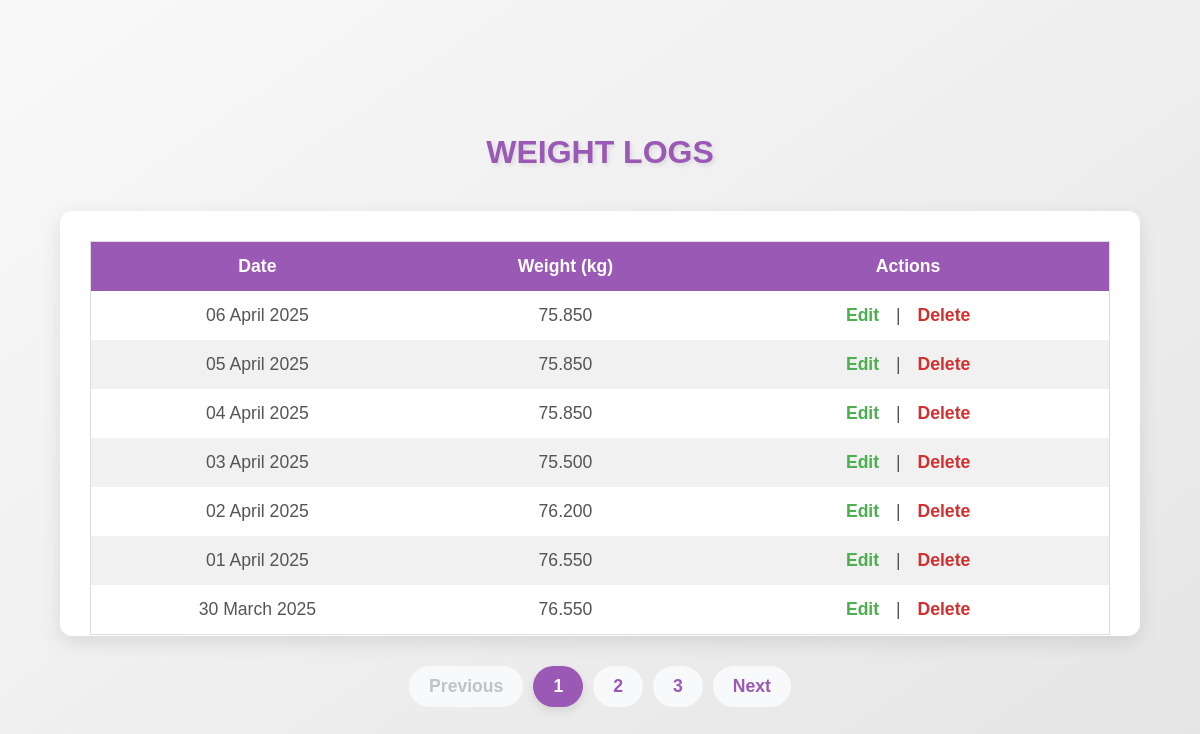
The page /view_weights on the database as committed earlier.
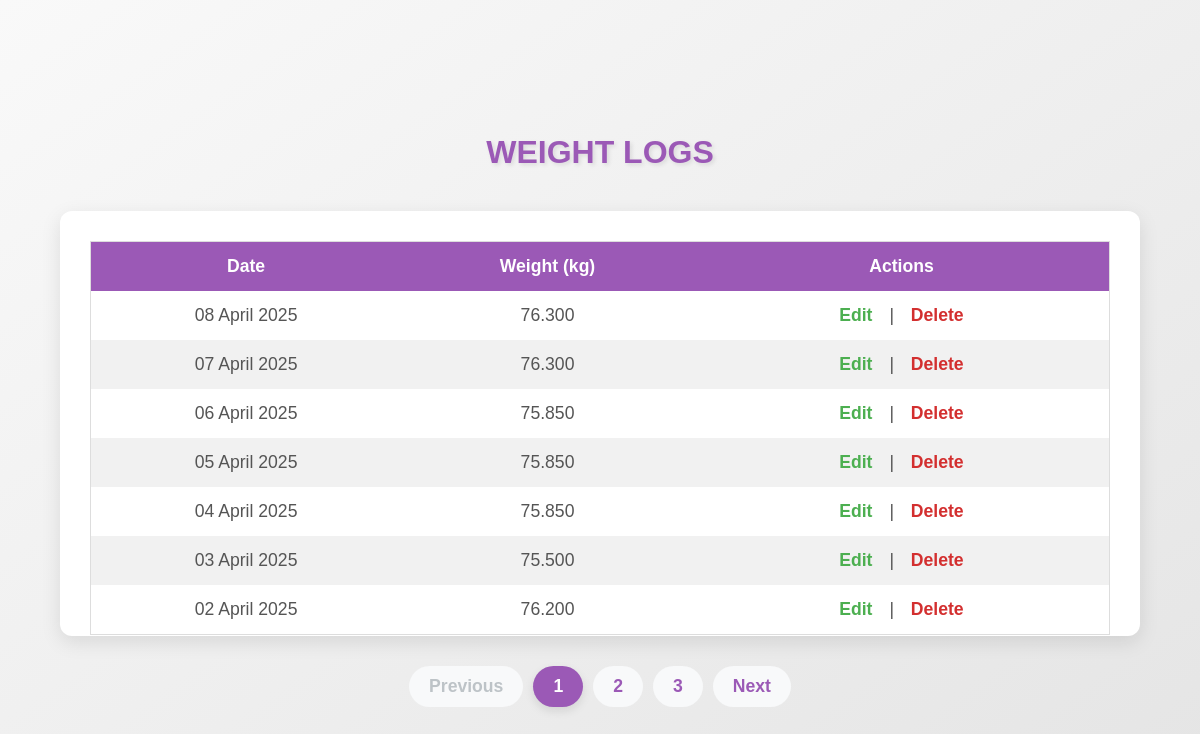
The same page on the database as committed later.
### app.py (models this page shows, shortened)
class WeightLog(db.Model):
    id = db.Column(db.Integer, primary_key=True)
    date = db.Column(db.Date, nullable=False, default=datetime.utcnow)
    weight = db.Column(Numeric(10, 3), nullable=False)

### app.py (the view)
@app.route('/view_weights', methods=['GET'])
def view_weights():
    page = request.args.get('page', 1, type=int)  # Get current page from query parameters, default to 1
    per_page = 7  # Number of logs to show per page
    weight_logs = WeightLog.query.order_by(WeightLog.date.desc()).paginate(page=page, per_page=per_page)
    return render_template('view_weights.html', weight_logs=weight_logs)

### templates/view_weights.html (shortened to what this page needs)
<!DOCTYPE html>
<html lang="en">
<head>
    <link rel="stylesheet" href="{{ url_for('static', filename='style.css') }}">
</head>
<body>
    <div>
        <h1>Weight Logs</h1>
        <div class="card">
            <table>
                <thead>
                    <tr>
                        <th>Date</th>
                        <th>Weight (kg)</th>
                        <th>Actions</th>
                    </tr>
                </thead>
                <tbody>
                    {% for log in weight_logs.items %}
                    <tr>
                        <td>{{ log.date.strftime("%d %B %Y") }}</td>
                        <td>{{ log.weight }}</td>
                        <td>
                            <a href="{{ url_for('edit_weight', id=log.id) }}">Edit</a> |
                            <a id="delete" href="{{ url_for('delete_weight', id=log.id) }}" onclick="return confirm('Are you sure you want to delete this entry?')">Delete</a>
                        </td>
                    </tr>
                    {% endfor %}
                </tbody>
            </table>
        </div>
        <div class="pagination">
            {% if weight_logs.has_prev %}
                <a href="{{ url_for('view_weights', page=weight_logs.prev_num) }}" class="page-link">Previous</a>
            {% else %}
                <span class="page-link" style="cursor: not-allowed; color: #bdc3c7;">Previous</span>
            {% endif %}
            {% for page_num in weight_logs.iter_pages() %}
                {% if page_num %}
                    <a href="{{ url_for('view_weights', page=page_num) }}" class="page-link {% if page_num == weight_logs.page %}active{% endif %}">
                        {{ page_num }}
                    </a>
                {% endif %}
            {% endfor %}
            {% if weight_logs.has_next %}
                <a href="{{ url_for('view_weights', page=weight_logs.next_num) }}" class="page-link">Next</a>
            {% else %}
                <span class="page-link" style="cursor: not-allowed; color: #bdc3c7;">Next</span>
            {% endif %}
        </div>
    </div>
</body>
</html>

Rows that differ between the two databases and show on the page:
no longer on this page (row unchanged): WeightLog: date "01 April 2025", weight "76.550"
no longer on this page (row unchanged): WeightLog: date "30 March 2025", weight "76.550"
added WeightLog: date "08 April 2025", weight "76.300"
added WeightLog: date "07 April 2025", weight "76.300"
